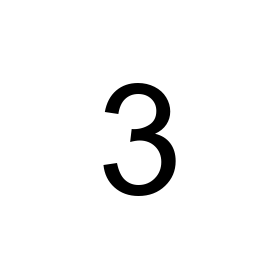
#> input picture assets/samples/digit_3_centered.png, 280 x 280 px
$ python -i preprocessing.py   (imports and definitions only)
#> lines starting #> are read from the running program, lines starting #| are printed output that depends on the picture; after the words box and inside, x2 and y2 are one past the last pixel; in counts of white or black regions, pixels touching at a corner belong together
#> further down, picture is the input picture: shape (280, 280); min 0, max 255, mean 245
"""Convert user drawings into MNIST-compatible model inputs.

Streamlit canvases are typically dark ink on a light (or transparent)
background. MNIST digits are light strokes on a dark background. This
module bridges that gap and produces a ``(1, 28, 28, 1)`` float32 tensor
with values in ``[0, 1]``.
"""

from __future__ import annotations

from pathlib import Path
from typing import Union

import numpy as np
from PIL import Image

ImageInput = Union[np.ndarray, Image.Image, str, Path]

TARGET_SIZE = 28
DIGIT_BOX = 20  # Fit the cropped digit inside this box before centering.
INK_THRESHOLD = 30  # Pixel intensity (0–255) treated as ink after inversion.
MIN_INK_PIXELS = 20
MIN_BBOX_SIDE = 2


class BlankDrawingError(ValueError):
    """Raised when a drawing has no usable digit content."""


class InvalidDrawingError(ValueError):
    """Raised when an input cannot be interpreted as an image."""


def _load_as_pil(image: ImageInput) -> Image.Image:
    """Accept paths, PIL images, or NumPy arrays and return a PIL image."""
    if isinstance(image, (str, Path)):
        path = Path(image)
        if not path.exists():
            raise InvalidDrawingError(f"Image file not found: {path}")
        return Image.open(path)

    if isinstance(image, Image.Image):
        return image.copy()

    if isinstance(image, np.ndarray):
        array = image
        if array.ndim == 4 and array.shape[0] == 1:
            array = array[0]
        if array.ndim == 3 and array.shape[-1] == 1:
            array = array[..., 0]

        if array.dtype != np.uint8:
            # Float tensors in [0, 1] or [0, 255] → uint8 for PIL.
            max_val = float(np.nanmax(array)) if array.size else 0.0
            if max_val <= 1.0:
                array = (np.clip(array, 0.0, 1.0) * 255.0).astype(np.uint8)
            else:
                array = np.clip(array, 0, 255).astype(np.uint8)

        if array.ndim == 2:
            return Image.fromarray(array, mode="L")
        if array.ndim == 3 and array.shape[-1] in (3, 4):
            mode = "RGBA" if array.shape[-1] == 4 else "RGB"
            return Image.fromarray(array, mode=mode)
        raise InvalidDrawingError(
            f"Unsupported array shape for drawing input: {array.shape}"
        )

    raise InvalidDrawingError(f"Unsupported image type: {type(image)!r}")


def to_grayscale(image: ImageInput) -> np.ndarray:
    """Convert an image to an ``uint8`` grayscale array shaped ``(H, W)``.

    Transparent pixels (common on Streamlit canvases) are composited onto a
    white background so strokes remain dark on light.
    """
    pil_image = _load_as_pil(image)

    if pil_image.mode in ("RGBA", "LA") or (
        pil_image.mode == "P" and "transparency" in pil_image.info
    ):
        rgba = pil_image.convert("RGBA")
        background = Image.new("RGBA", rgba.size, (255, 255, 255, 255))
        composited = Image.alpha_composite(background, rgba)
        gray = composited.convert("L")
    else:
        gray = pil_image.convert("L")

    return np.asarray(gray, dtype=np.uint8)


def invert_to_mnist_polarity(gray: np.ndarray) -> np.ndarray:
    """Ensure light digit strokes on a dark background (MNIST style).

    Canvas drawings are usually dark ink on a light background. If the
    mean intensity is bright, the image is inverted.
    """
    if gray.dtype != np.uint8:
        gray = np.clip(gray, 0, 255).astype(np.uint8)

    # Mostly light background → invert so ink becomes bright.
    if float(np.mean(gray)) > 127.0:
        return 255 - gray
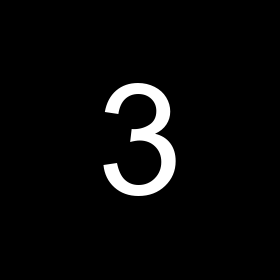
#> returned value: shape (280, 280); min 0, max 255, mean 10
    return gray.copy()


def find_ink_bbox(gray: np.ndarray, threshold: int = INK_THRESHOLD) -> tuple[int, int, int, int]:
    """Return ``(row_min, row_max, col_min, col_max)`` for ink pixels."""
#> called with threshold = 30
    mask = gray > threshold
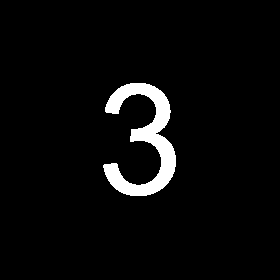
#> mask: shape (280, 280) bool; 4.1% white; 1 white region, box (x1, y1, x2, y2) and area: (103, 83, 176, 196) 3240
    if not np.any(mask):
        raise BlankDrawingError(
            "No digit detected. Draw a clearer number from 0 through 9."
        )

    rows = np.any(mask, axis=1)
    cols = np.any(mask, axis=0)
    row_min, row_max = np.where(rows)[0][[0, -1]]
#> row_min = 83; row_max = 195
    col_min, col_max = np.where(cols)[0][[0, -1]]
#> col_min = 103; col_max = 175
    return int(row_min), int(row_max), int(col_min), int(col_max)


def crop_to_content(gray: np.ndarray, threshold: int = INK_THRESHOLD) -> np.ndarray:
    """Remove empty borders around the drawn digit."""
    row_min, row_max, col_min, col_max = find_ink_bbox(gray, threshold=threshold)
#> row_min = 83; row_max = 195; col_min = 103; col_max = 175
    cropped = gray[row_min : row_max + 1, col_min : col_max + 1]
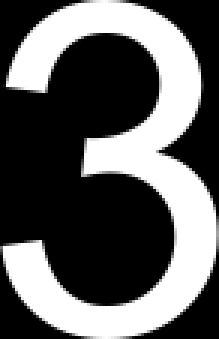
#> cropped: shape (113, 73) (shown 3 times larger); min 0, max 255, mean 94.7

    height, width = cropped.shape
#> height = 113; width = 73
    if height < MIN_BBOX_SIDE or width < MIN_BBOX_SIDE:
        raise BlankDrawingError(
            "Drawing is too small to recognize. Try drawing a larger digit."
        )

    ink_pixels = int(np.count_nonzero(cropped > threshold))
#> ink_pixels = 3240
    if ink_pixels < MIN_INK_PIXELS:
        raise BlankDrawingError(
            "Drawing looks blank or too faint. Try a darker, thicker stroke."
        )

    return cropped


def resize_preserving_aspect(
    digit: np.ndarray,
    max_side: int = DIGIT_BOX,
) -> np.ndarray:
    """Resize so the longer side equals ``max_side``, keeping proportions."""
#> called with max_side = 20
    height, width = digit.shape
#> height = 113; width = 73
    scale = max_side / float(max(height, width))
#> scale = 0.177
    new_width = max(1, int(round(width * scale)))
#> new_width = 13
    new_height = max(1, int(round(height * scale)))
#> new_height = 20

    pil_digit = Image.fromarray(digit, mode="L")
    resized = pil_digit.resize((new_width, new_height), Image.Resampling.BILINEAR)
    return np.asarray(resized, dtype=np.uint8)


def center_on_canvas(
    digit: np.ndarray,
    canvas_size: int = TARGET_SIZE,
) -> np.ndarray:
    """Paste the resized digit into the center of a square black canvas."""
#> called with digit = array of shape (20, 13), canvas_size = 28
    canvas = np.zeros((canvas_size, canvas_size), dtype=np.uint8)
    height, width = digit.shape
#> height = 20; width = 13

    if height > canvas_size or width > canvas_size:
        digit = resize_preserving_aspect(digit, max_side=canvas_size)
        height, width = digit.shape

    row_offset = (canvas_size - height) // 2
#> row_offset = 4
    col_offset = (canvas_size - width) // 2
#> col_offset = 7
    canvas[row_offset : row_offset + height, col_offset : col_offset + width] = digit
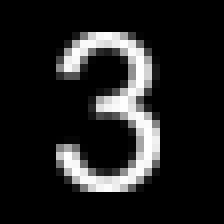
#> canvas: shape (28, 28) (shown 8 times larger); min 0, max 255, mean 31.8
    return canvas


def normalize_images(images: np.ndarray) -> np.ndarray:
    """Scale pixel values to ``[0, 1]`` and ensure shape ``(N, 28, 28, 1)``."""
    array = images.astype("float32") / 255.0
    if array.ndim == 3:
        array = np.expand_dims(array, axis=-1)
    elif array.ndim == 2:
        array = array[np.newaxis, ..., np.newaxis]
    elif array.ndim == 4 and array.shape[-1] != 1:
        raise InvalidDrawingError(
            f"Expected a single-channel batch, got shape {array.shape}"
        )
    return array


def preprocess_image(
    image: ImageInput,
    *,
    return_uint8: bool = False,
) -> np.ndarray:
    """Convert a user drawing into a model-ready MNIST-style tensor.

    Parameters
    ----------
    image:
        Path, PIL image, or NumPy array (grayscale / RGB / RGBA).
    return_uint8:
        If ``True``, return the centered ``(28, 28)`` ``uint8`` image
        before normalization (useful for debugging).

    Returns
    -------
    np.ndarray
        ``(1, 28, 28, 1)`` float32 in ``[0, 1]``, unless ``return_uint8``.
    """
    gray = to_grayscale(image)
    if gray.size == 0 or min(gray.shape) < 1:
        raise InvalidDrawingError("Image is empty.")

    mnist_like = invert_to_mnist_polarity(gray)
    cropped = crop_to_content(mnist_like)
    resized = resize_preserving_aspect(cropped, max_side=DIGIT_BOX)
    centered = center_on_canvas(resized, canvas_size=TARGET_SIZE)

    if return_uint8:
        return centered

    return normalize_images(centered)


def save_preprocessed_preview(
    image: ImageInput,
    output_path: str | Path,
    *,
    scale: int = 10,
) -> Path:
    """Run preprocessing and write an upscaled preview PNG for inspection.

    The preview uses the MNIST polarity (light digit on dark background)
    so developers can visually confirm crop, scale, and centering.
    """
    output = Path(output_path)
    output.parent.mkdir(parents=True, exist_ok=True)

    centered = preprocess_image(image, return_uint8=True)
    preview = Image.fromarray(centered, mode="L")
    if scale > 1:
        preview = preview.resize(
            (TARGET_SIZE * scale, TARGET_SIZE * scale),
            Image.Resampling.NEAREST,
        )
    preview.save(output)
    return output


def describe_tensor(tensor: np.ndarray) -> dict:
    """Return a small diagnostic summary of a preprocessed tensor."""
    array = np.asarray(tensor)
    return {
        "shape": tuple(array.shape),
        "dtype": str(array.dtype),
        "min": float(array.min()) if array.size else None,
        "max": float(array.max()) if array.size else None,
        "mean": float(array.mean()) if array.size else None,
        "ink_fraction": float(np.mean(array > 0.1)) if array.size else None,
    }

>>> import cv2
>>> picture = cv2.imread('../assets/samples/digit_3_centered.png', cv2.IMREAD_GRAYSCALE)
>>> result = save_preprocessed_preview(picture, 'out.png')
